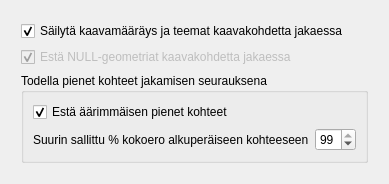
<?xml version="1.0" encoding="UTF-8"?>
<ui version="4.0">
 <class>gsDockWidgetGeometryEditSettings</class>
 <widget class="QgsDockWidget" name="gsDockWidgetGeometryEditSettings">
  <property name="geometry">
   <rect>
    <x>0</x>
    <y>0</y>
    <width>272</width>
    <height>151</height>
   </rect>
  </property>
  <property name="windowTitle">
   <string>Kaavakohteiden jakamisen muutosasetukset</string>
  </property>
  <widget class="QWidget" name="dockWidgetContents">
   <layout class="QVBoxLayout" name="verticalLayout_3">
    <item>
     <layout class="QVBoxLayout" name="verticalLayout_2">
      <property name="leftMargin">
       <number>12</number>
      </property>
      <property name="topMargin">
       <number>12</number>
      </property>
      <property name="rightMargin">
       <number>12</number>
      </property>
      <property name="bottomMargin">
       <number>12</number>
      </property>
      <item>
       <widget class="QCheckBox" name="checkBoxKeepFeatureRelations">
        <property name="text">
         <string>Säilytä kaavamääräys ja teemat kaavakohdetta jakaessa</string>
        </property>
        <property name="checked">
         <bool>true</bool>
        </property>
       </widget>
      </item>
      <item>
       <widget class="QCheckBox" name="checkBoxPreventNULLGeometries">
        <property name="enabled">
         <bool>false</bool>
        </property>
        <property name="text">
         <string>Estä NULL-geometriat kaavakohdetta jakaessa</string>
        </property>
        <property name="checked">
         <bool>true</bool>
        </property>
       </widget>
      </item>
      <item>
       <widget class="QGroupBox" name="groupBox">
        <property name="title">
         <string>Todella pienet kohteet jakamisen seurauksena</string>
        </property>
        <layout class="QVBoxLayout" name="verticalLayout">
         <item>
          <widget class="QCheckBox" name="checkBoxPreventFeaturesWithTinyGeometries">
           <property name="text">
            <string>Estä äärimmäisen pienet kohteet</string>
           </property>
           <property name="checked">
            <bool>true</bool>
           </property>
          </widget>
         </item>
         <item>
          <layout class="QFormLayout" name="formLayout">
           <item row="0" column="0">
            <widget class="QLabel" name="label">
             <property name="text">
              <string>Suurin sallittu % kokoero alkuperäiseen kohteeseen</string>
             </property>
            </widget>
           </item>
           <item row="0" column="1">
            <widget class="QSpinBox" name="spinBoxPreventFeaturesWithTinyGeometries">
             <property name="value">
              <number>99</number>
             </property>
            </widget>
           </item>
          </layout>
         </item>
        </layout>
       </widget>
      </item>
     </layout>
    </item>
   </layout>
  </widget>
 </widget>
 <customwidgets>
  <customwidget>
   <class>QgsDockWidget</class>
   <extends>QDockWidget</extends>
   <header>qgsdockwidget.h</header>
   <container>1</container>
  </customwidget>
 </customwidgets>
 <resources/>
 <connections/>
</ui>
